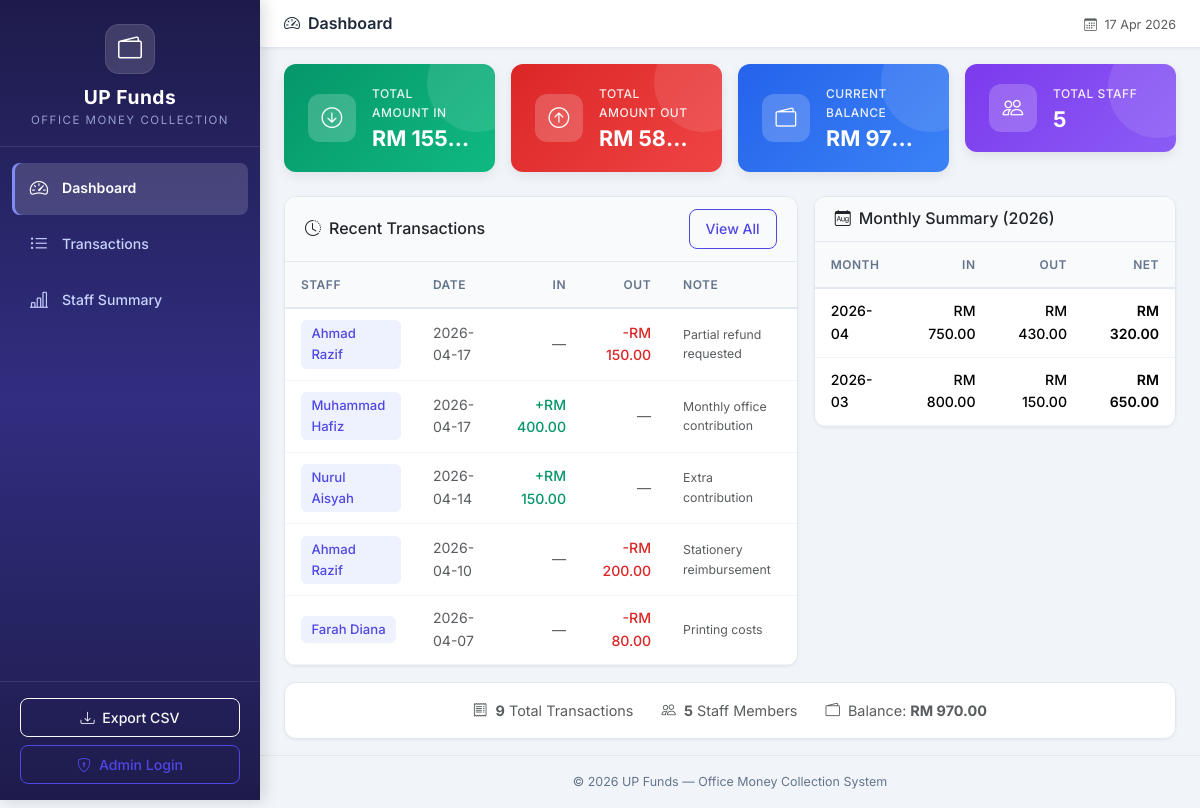
The page / on the database its author committed.
### tables this page shows
CREATE TABLE cash_records (
            id INTEGER PRIMARY KEY AUTOINCREMENT,
            staff_id INTEGER,
            record_date DATE NOT NULL,
            amount_in REAL DEFAULT 0.00,
            amount_out REAL DEFAULT 0.00,
            expense_type TEXT DEFAULT 'shared',
            note TEXT DEFAULT '',
            created_at TIMESTAMP DEFAULT CURRENT_TIMESTAMP,
            updated_at TIMESTAMP DEFAULT CURRENT_TIMESTAMP,
            FOREIGN KEY (staff_id) REFERENCES staff(id)
        );

CREATE TABLE staff (
            id INTEGER PRIMARY KEY AUTOINCREMENT,
            name TEXT NOT NULL UNIQUE,
            is_active INTEGER DEFAULT 1,
            created_at TIMESTAMP DEFAULT CURRENT_TIMESTAMP
        );

### app.py (the view)
@app.route('/')
def dashboard():
    conn = get_db_connection()
    totals = conn.execute('''
        SELECT
            COALESCE(SUM(amount_in), 0) as total_in,
            COALESCE(SUM(amount_out), 0) as total_out
        FROM cash_records
    ''').fetchone()
    staff_count = conn.execute('SELECT COUNT(*) as count FROM staff WHERE is_active = 1').fetchone()['count']
    transaction_count = conn.execute('SELECT COUNT(*) as count FROM cash_records').fetchone()['count']
    recent = conn.execute('''
        SELECT cr.*, s.name as staff_name
        FROM cash_records cr
        LEFT JOIN staff s ON cr.staff_id = s.id
        ORDER BY cr.record_date DESC, cr.id DESC
        LIMIT 5
    ''').fetchall()
    monthly = conn.execute('''
        SELECT
            strftime('%Y-%m', record_date) as month,
            SUM(amount_in) as total_in,
            SUM(amount_out) as total_out
        FROM cash_records
        WHERE strftime('%Y', record_date) = strftime('%Y', 'now')
        GROUP BY strftime('%Y-%m', record_date)
        ORDER BY month DESC
    ''').fetchall()
    conn.close()
    return render_template('dashboard.html',
                           total_in=totals['total_in'],
                           total_out=totals['total_out'],
                           balance=totals['total_in'] - totals['total_out'],
                           staff_count=staff_count,
                           transaction_count=transaction_count,
                           recent=recent,
                           monthly=monthly)

### app.py (called while the page is built)
@app.context_processor
def inject_now():
    is_admin = session.get('role') == 'admin'
    return {'now': datetime.now(), 'is_admin': is_admin}

### database.py (called while the page is built)
def get_db_connection():
    conn = sqlite3.connect(DATABASE_PATH)
    conn.row_factory = sqlite3.Row  # Access columns by name
    conn.execute("PRAGMA foreign_keys = ON")  # Enable foreign key support
    return conn

### templates/dashboard.html (shortened to what this page needs)
{% extends 'base.html' %}
{% block page_title %}
    <i class="bi bi-speedometer2 me-2"></i>Dashboard
{% endblock %}
{% block content %}
<div class="row g-3 mb-4">
    <div class="col-sm-6 col-xl-3">
        <div class="summary-card card-green">
            <div class="card-icon">
                <i class="bi bi-arrow-down-circle"></i>
            </div>
            <div class="card-info">
                <p class="card-label">Total Amount In</p>
                <h3 class="card-value">RM {{ "%.2f"|format(total_in) }}</h3>
            </div>
        </div>
    </div>
    <div class="col-sm-6 col-xl-3">
        <div class="summary-card card-red">
            <div class="card-icon">
                <i class="bi bi-arrow-up-circle"></i>
            </div>
            <div class="card-info">
                <p class="card-label">Total Amount Out</p>
                <h3 class="card-value">RM {{ "%.2f"|format(total_out) }}</h3>
            </div>
        </div>
    </div>
    <div class="col-sm-6 col-xl-3">
        <div class="summary-card card-blue">
            <div class="card-icon">
                <i class="bi bi-wallet2"></i>
            </div>
            <div class="card-info">
                <p class="card-label">Current Balance</p>
                <h3 class="card-value">RM {{ "%.2f"|format(balance) }}</h3>
            </div>
        </div>
    </div>
    <div class="col-sm-6 col-xl-3">
        <div class="summary-card card-purple">
            <div class="card-icon">
                <i class="bi bi-people"></i>
            </div>
            <div class="card-info">
                <p class="card-label">Total Staff</p>
                <h3 class="card-value">{{ staff_count }}</h3>
            </div>
        </div>
    </div>
</div>
<div class="row g-3">
    <div class="col-lg-7">
        <div class="card content-card">
            <div class="card-header d-flex justify-content-between align-items-center">
                <h6 class="mb-0"><i class="bi bi-clock-history me-2"></i>Recent Transactions</h6>
                <a href="{{ url_for('transactions') }}" class="btn btn-sm btn-outline-primary">View All</a>
            </div>
            <div class="card-body p-0">
                {% if recent %}
                <div class="table-responsive">
                    <table class="table table-hover mb-0">
                        <thead>
                            <tr>
                                <th>Staff</th>
                                <th>Date</th>
                                <th class="text-end">In</th>
                                <th class="text-end">Out</th>
                                <th>Note</th>
                            </tr>
                        </thead>
                        <tbody>
                            {% for record in recent %}
                            <tr>
                                <td>
                                    {% if record['staff_name'] %}
                                        <span class="staff-badge">{{ record['staff_name'] }}</span>
                                    {% else %}
                                        <span class="badge bg-secondary">External Lab Expense</span>
                                    {% endif %}
                                </td>
                                <td class="text-muted">{{ record['record_date'] }}</td>
                                <td class="text-end">
                                    {% if record['amount_in'] > 0 %}
                                        <span class="amount-in">+RM {{ "%.2f"|format(record['amount_in']) }}</span>
                                    {% else %}
                                        <span class="text-muted">—</span>
                                    {% endif %}
                                </td>
                                <td class="text-end">
                                    {% if record['amount_out'] > 0 %}
                                        <span class="amount-out">-RM {{ "%.2f"|format(record['amount_out']) }}</span>
                                    {% else %}
                                        <span class="text-muted">—</span>
                                    {% endif %}
                                </td>
                                <td class="text-muted small">{{ record['note'][:30] }}{{ '...' if record['note']|length > 30 }}</td>
                            </tr>
                            {% endfor %}
                        </tbody>
                    </table>
                </div>
                {% endif %}
            </div>
        </div>
    </div>
    <div class="col-lg-5">
        <div class="card content-card">
            <div class="card-header">
                <h6 class="mb-0"><i class="bi bi-calendar-month me-2"></i>Monthly Summary ({{ now.strftime('%Y') if now else '2026' }})</h6>
            </div>
            <div class="card-body p-0">
                {% if monthly %}
                <div class="table-responsive">
                    <table class="table table-hover mb-0">
                        <thead>
                            <tr>
                                <th>Month</th>
                                <th class="text-end">In</th>
                                <th class="text-end">Out</th>
                                <th class="text-end">Net</th>
                            </tr>
                        </thead>
                        <tbody>
                            {% for row in monthly %}
                            <tr>
                                <td class="fw-medium">{{ row['month'] }}</td>
                                <td class="text-end amount-in">RM {{ "%.2f"|format(row['total_in']) }}</td>
                                <td class="text-end amount-out">RM {{ "%.2f"|format(row['total_out']) }}</td>
                                <td class="text-end fw-semibold">RM {{ "%.2f"|format(row['total_in'] - row['total_out']) }}</td>
                            </tr>
                            {% endfor %}
                        </tbody>
                    </table>
                </div>
                {% else %}
                <div class="empty-state">
                    <i class="bi bi-calendar-x"></i>
                    <p>No data for this year</p>
                </div>
                {% endif %}
            </div>
        </div>
    </div>
</div>
<div class="row mt-3">
    <div class="col-12">
        <div class="card content-card">
            <div class="card-body text-center py-3">
                <span class="text-muted me-4">
                    <i class="bi bi-receipt me-1"></i>
                    <strong>{{ transaction_count }}</strong> Total Transactions
                </span>
                <span class="text-muted me-4">
                    <i class="bi bi-people me-1"></i>
                    <strong>{{ staff_count }}</strong> Staff Members
                </span>
                <span class="text-muted">
                    <i class="bi bi-wallet2 me-1"></i>
                    Balance: <strong>RM {{ "%.2f"|format(balance) }}</strong>
                </span>
            </div>
        </div>
    </div>
</div>
{% endblock %}

### static/css/style.css (style rules this page uses)
:root { --primary: #4f46e5; --primary-light: #6366f1; --primary-dark: #3730a3; --primary-bg: #eef2ff; --sidebar-bg: linear-gradient(180deg, #1e1b4b 0%, #312e81 50%, #1e1b4b 100%); --sidebar-width: 260px; --sidebar-text: #c7d2fe; --sidebar-active: #ffffff; --sidebar-hover-bg: rgba(255, 255, 255, 0.08); --sidebar-active-bg: rgba(255, 255, 255, 0.15); --card-green: linear-gradient(135deg, #059669, #10b981); --card-red: linear-gradient(135deg, #dc2626, #ef4444); --card-blue: linear-gradient(135deg, #2563eb, #3b82f6); --card-purple: linear-gradient(135deg, #7c3aed, #8b5cf6); --body-bg: #f1f5f9; --content-bg: #ffffff; --text-primary: #1e293b; --text-secondary: #64748b; --border-color: #e2e8f0; --shadow-sm: 0 1px 3px rgba(0, 0, 0, 0.06); --shadow-md: 0 4px 12px rgba(0, 0, 0, 0.08); --shadow-lg: 0 10px 25px rgba(0, 0, 0, 0.1); --radius: 12px; --radius-sm: 8px; --transition: all 0.2s ease; }
* { margin: 0; padding: 0; box-sizing: border-box; }
body { font-family: 'Inter', -apple-system, BlinkMacSystemFont, 'Segoe UI', Roboto, sans-serif; background-color: var(--body-bg); color: var(--text-primary); font-size: 0.9rem; line-height: 1.6; overflow-x: hidden; }
.summary-card { display: flex; align-items: center; gap: 1rem; padding: 1.25rem 1.5rem; border-radius: var(--radius); color: #fff; box-shadow: var(--shadow-md); transition: var(--transition); position: relative; overflow: hidden; }
.summary-card::after { content: ''; position: absolute; top: -30%; right: -15%; width: 100px; height: 100px; background: rgba(255, 255, 255, 0.1); border-radius: 50%; }
.card-green { background: var(--card-green); }
.card-red { background: var(--card-red); }
.card-blue { background: var(--card-blue); }
.card-purple { background: var(--card-purple); }
.card-icon { width: 48px; height: 48px; background: rgba(255, 255, 255, 0.2); border-radius: 12px; display: flex; align-items: center; justify-content: center; font-size: 1.3rem; flex-shrink: 0; backdrop-filter: blur(5px); }
.card-info { flex: 1; min-width: 0; }
.card-label { font-size: 0.75rem; opacity: 0.9; margin-bottom: 0.2rem; text-transform: uppercase; letter-spacing: 0.5px; font-weight: 500; }
.card-value { font-size: 1.35rem; font-weight: 700; margin-bottom: 0; white-space: nowrap; overflow: hidden; text-overflow: ellipsis; }
.content-card { border: 1px solid var(--border-color); border-radius: var(--radius); box-shadow: var(--shadow-sm); background: var(--content-bg); transition: var(--transition); overflow: hidden; }
.content-card .card-header { background: #f8fafc; border-bottom: 1px solid var(--border-color); padding: 0.8rem 1.25rem; font-weight: 600; }
.table { font-size: 0.88rem; }
.table thead th { background: #f8fafc; border-bottom: 2px solid var(--border-color); font-weight: 600; color: var(--text-secondary); text-transform: uppercase; font-size: 0.75rem; letter-spacing: 0.5px; padding: 0.8rem 1rem; white-space: nowrap; }
.table tbody td { padding: 0.7rem 1rem; vertical-align: middle; border-bottom: 1px solid #f1f5f9; }
.staff-badge { display: inline-block; padding: 0.2rem 0.65rem; background: var(--primary-bg); color: var(--primary); border-radius: 6px; font-weight: 500; font-size: 0.82rem; }
.amount-in { color: #059669; font-weight: 500; }
.amount-out { color: #dc2626; font-weight: 500; }
.btn { border-radius: var(--radius-sm); font-weight: 500; font-size: 0.88rem; transition: var(--transition); padding: 0.5rem 1rem; }
.btn-outline-primary { color: var(--primary); border-color: var(--primary); }
.summary-card, .content-card { animation: fadeInUp 0.4s ease forwards; }
.row .col-sm-6:nth-child(2) .summary-card, .row .col-xl-3:nth-child(2) .summary-card { animation-delay: 0.05s; }
.row .col-sm-6:nth-child(3) .summary-card, .row .col-xl-3:nth-child(3) .summary-card { animation-delay: 0.1s; }
.row .col-sm-6:nth-child(4) .summary-card, .row .col-xl-3:nth-child(4) .summary-card { animation-delay: 0.15s; }

### rows shown on the page
cash_records: staff_name "Ahmad Razif", record_date "2026-04-17", amount_out "150.00", note "Partial refund requested"
cash_records: staff_name "Muhammad Hafiz", record_date "2026-04-17", amount_in "400.00", note "Monthly office contribution"
cash_records: staff_name "Nurul Aisyah", record_date "2026-04-14", amount_in "150.00", note "Extra contribution"
cash_records: staff_name "Ahmad Razif", record_date "2026-04-10", amount_out "200.00", note "Stationery reimbursement"
cash_records: staff_name "Farah Diana", record_date "2026-04-07", amount_out "80.00", note "Printing costs"

### other values the page prints
{{ "%.2f"|format(total_in) }} "155…"
{{ "%.2f"|format(total_out) }} "58…"
{{ "%.2f"|format(balance) }} "97…"
{{ staff_count }} "5"
{{ row['month'] }} "2026-04" "2026-03"
{{ "%.2f"|format(row['total_in']) }} "750.00" "800.00"
{{ "%.2f"|format(row['total_out']) }} "430.00" "150.00"
{{ "%.2f"|format(row['total_in'] - row['total_out']) }} "320.00" "650.00"
{{ transaction_count }} "9"
{{ "%.2f"|format(balance) }} "970.00"
